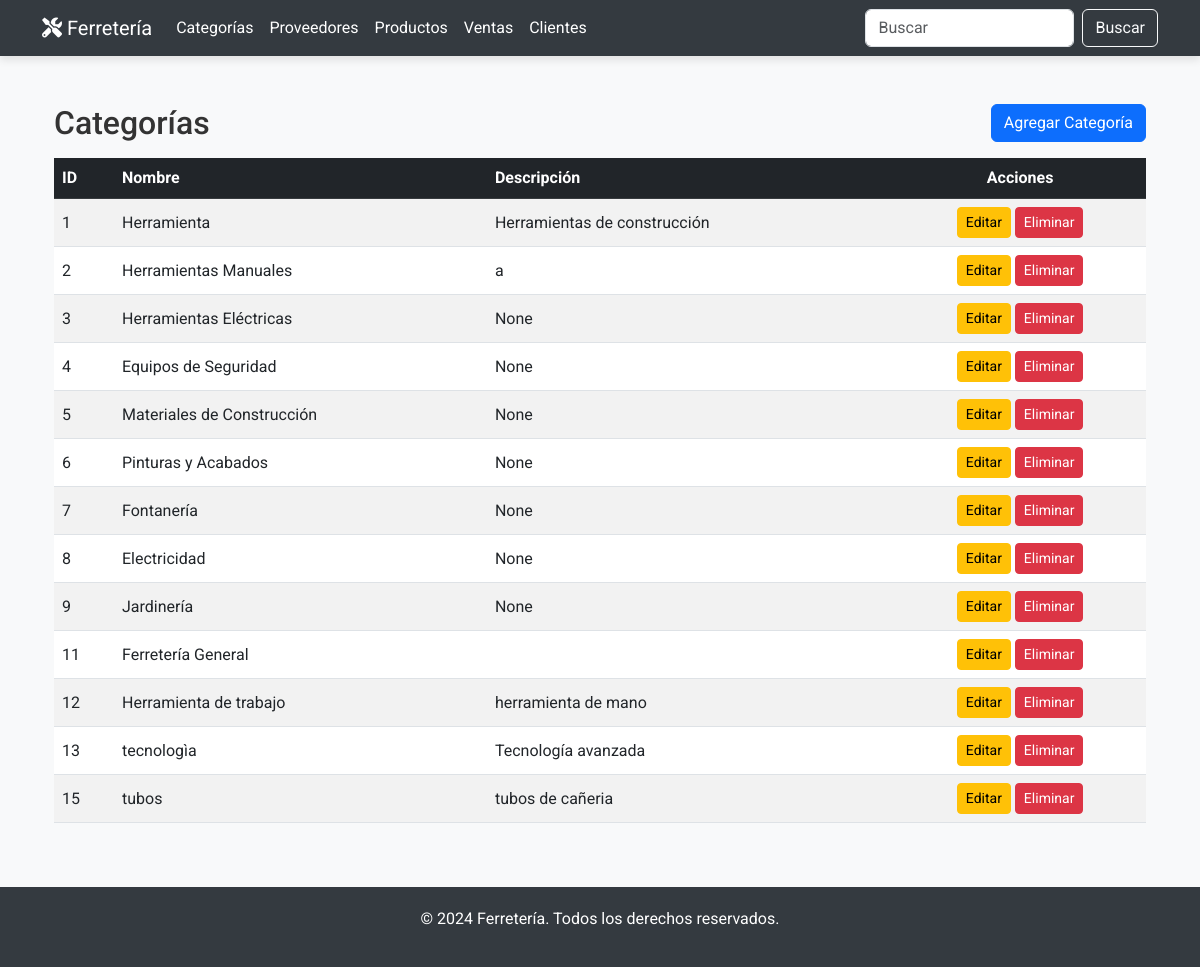
The app's page /categorias/, older data.
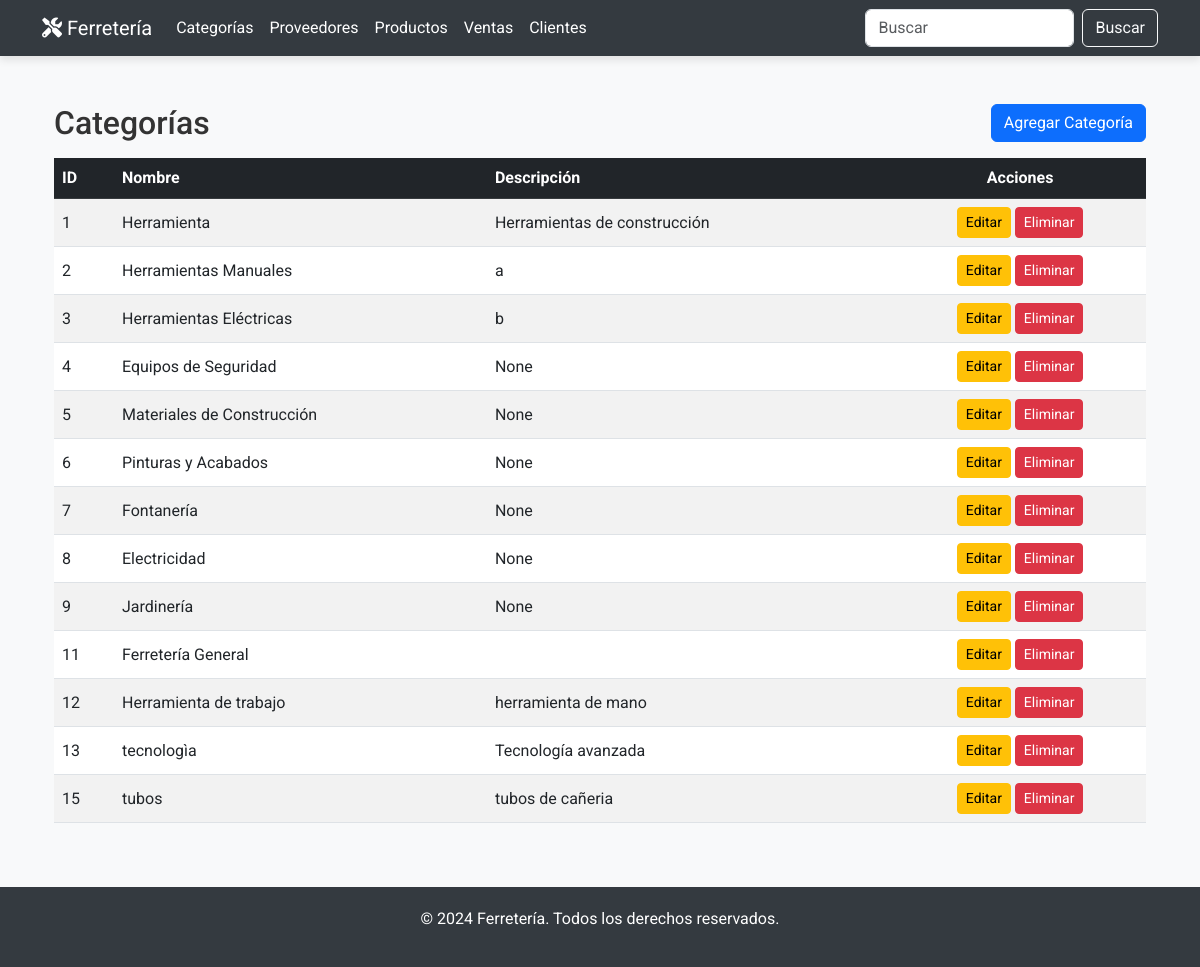
The same page, newer data.
### miAplicacion/models.py (models this page shows, shortened)
class Categoria(models.Model):
    nombre = models.CharField(max_length=50, unique=True)
    descripcion = models.TextField(blank=True, null=True)

### miAplicacion/views.py (the view)
# urls.py: path('categorias/', views.categoria_list, name='categoria_list'),
def categoria_list(request):
    categorias = Categoria.objects.all()
    return render(request, 'categorias/categoria_list.html', {'categorias': categorias})

### miAplicacion/templates/categorias/categoria_list.html (shortened to what this page needs)
{% extends 'base.html' %}
{% block content %}
<div class="container my-5">
    <div class="d-flex justify-content-between align-items-center mb-3">
        <h2 class="mb-0">Categorías</h2>
        <a href="{% url 'categoria_create' %}" class="btn btn-primary">Agregar Categoría</a>
    </div>
    <div class="table-responsive">
        <table class="table table-striped table-hover align-middle">
            <thead class="table-dark">
                <tr>
                    <th>ID</th>
                    <th>Nombre</th>
                    <th>Descripción</th>
                    <th class="text-center">Acciones</th>
                </tr>
            </thead>
            <tbody>
                {% for categoria in categorias %}
                <tr>
                    <td>{{ categoria.id }}</td>
                    <td>{{ categoria.nombre }}</td>
                    <td>{{ categoria.descripcion }}</td>
                    <td class="text-center">
                        <a href="{% url 'categoria_update' categoria.id %}" class="btn btn-warning btn-sm">Editar</a>
                        <a href="{% url 'categoria_delete' categoria.id %}" class="btn btn-danger btn-sm">Eliminar</a>
                    </td>
                </tr>
                {% endfor %}
            </tbody>
        </table>
    </div>
</div>
{% endblock %}

Row changes from the older to the newer data that the page shows:
changed Categoria "Herramientas Eléctricas": descripcion "None" → "b"
